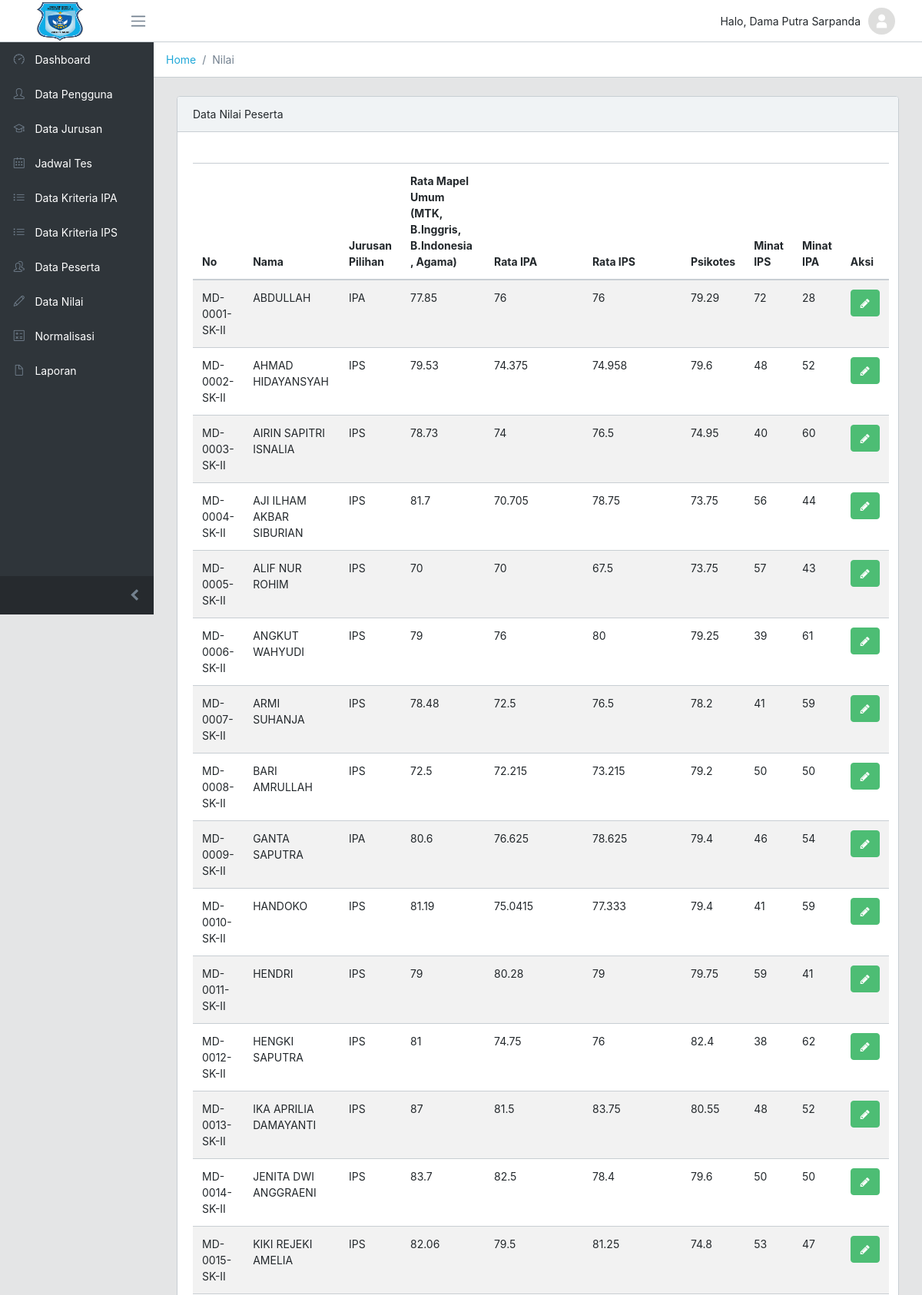
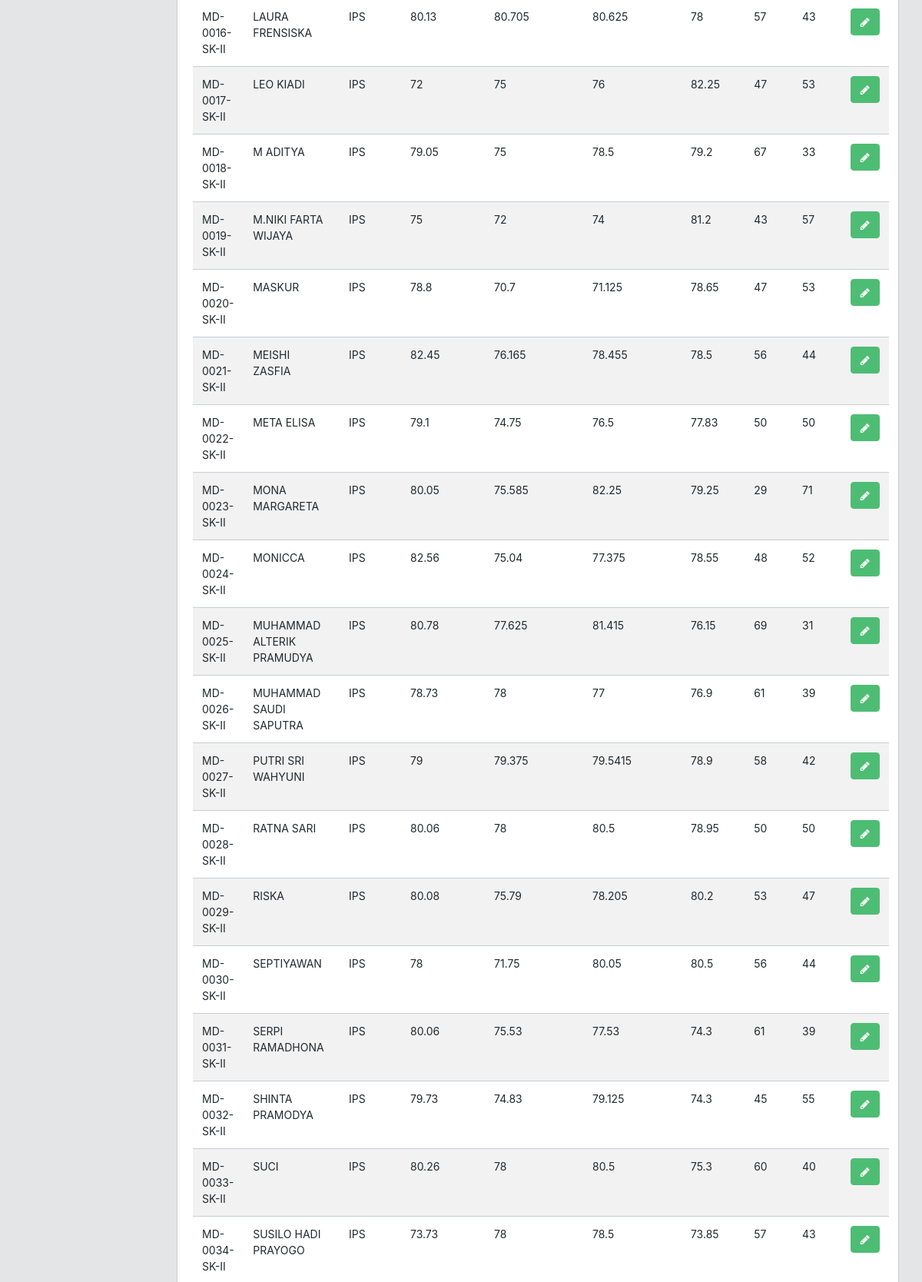
The page /admin/nilai/index.php (signed in, upper part) on the database its author committed (2 pictures, top to bottom).
### tables this page shows
CREATE TABLE `kriteria` (
  `Id_Kriteria` int(11) NOT NULL,
  `Nama_Kriteria` varchar(100) NOT NULL,
  `Bobot` double NOT NULL,
  `Keterangan` varchar(10) NOT NULL
);

CREATE TABLE `peserta` (
  `No_Pendaftaran` varchar(20) NOT NULL,
  `Email` varchar(50) NOT NULL,
  `Password` varchar(15) NOT NULL,
  `NISN` varchar(20) NOT NULL,
  `Id_Jurusan` int(11) NOT NULL,
  `Nama` varchar(50) NOT NULL,
  `Jenis_Kelamin` varchar(1) NOT NULL,
  `Tanggal_Lahir` date NOT NULL,
  `Alamat` varchar(250) DEFAULT NULL,
  `Asal_Sekolah` varchar(30) DEFAULT NULL,
  `Nilai_UN` double NOT NULL,
  `Nilai_Akhir` double DEFAULT NULL,
  `Ranking` int(11) DEFAULT NULL
);

CREATE TABLE `jurusan` (
  `Id_Jurusan` int(11) NOT NULL,
  `Nama_Jurusan` varchar(50) NOT NULL,
  `Kuota` int(11) NOT NULL,
  `L` int(11) NOT NULL,
  `P` int(11) NOT NULL
);

CREATE TABLE `nilai` (
  `Id_Nilai` int(11) NOT NULL,
  `No_Pendaftaran` varchar(20) NOT NULL,
  `C1` double NOT NULL,
  `C2` double NOT NULL,
  `C3` double NOT NULL,
  `C4` double NOT NULL,
  `C5` tinyint(11) NOT NULL,
  `C6` tinyint(11) NOT NULL
);

### admin/nilai/index.php (the view, shortened to what this page needs)
<?php
  include "../../lib/koneksi.php";
  $session_admin = $_SESSION['admin'];
  if(isset($_SESSION['admin']))
  {
    include "../template/header.php";
?>
      <main class="main">
        <ol class="breadcrumb">
          <li class="breadcrumb-item"><a href="../dashboard">Home</a></li>
          <li class="breadcrumb-item active">Nilai</li>
        </ol>
        <div class="container-fluid">
          <div class="animated fadeIn">
            <div class="row">
              <div class="col-md-12">
                <div class="card">
                  <div class="card-header">Data Nilai Peserta</div>
                  <div class="card-body">
                    <table class="table table-responsive-sm table-striped" style="margin-top: 20px">
                      <thead>
                        <tr>
                          <th>No</th>
                          <th>Nama</th>
                          <th>Jurusan Pilihan</th>
                          <?php
                            $tampilkriteria = mysqli_query($mysqli, "SELECT * FROM kriteria");
                            while($kriteria = mysqli_fetch_array($tampilkriteria))
                            {
                          ?>
                          <th><?php echo$kriteria['Nama_Kriteria']; ?></th>
                          <?php
                            }
                          ?>
                          <th>Aksi</th>
                        </tr>
                      </thead>
                      <tbody>
                        <?php
                          $tampilpeserta = mysqli_query($mysqli, "SELECT p.No_Pendaftaran, Nama, Nama_Jurusan, C1, C2, C3, C4, C5, C6 FROM peserta p join jurusan j on p.Id_Jurusan=j.Id_Jurusan join nilai n on p.No_Pendaftaran = n.No_Pendaftaran ORDER BY No_Pendaftaran");
                          while($peserta = mysqli_fetch_array($tampilpeserta))
                          {
                        ?>
                        <tr>
                          <td><?php echo $peserta['No_Pendaftaran']; ?></td>
                          <td><?php echo $peserta['Nama']; ?></td>
                          <td><?php echo $peserta['Nama_Jurusan']; ?></td>
                          <td><?php echo $peserta['C1']; ?></td>
                          <td><?php echo $peserta['C2']; ?></td>
                          <td><?php echo $peserta['C3']; ?></td>
                          <td><?php echo $peserta['C4']; ?></td>
                          <td><?php echo $peserta['C5']; ?></td>
                          <td><?php echo $peserta['C6']; ?></td>
                          <td>
                            <a href="edit_nilai.php?No_Pendaftaran=<?php echo $peserta['No_Pendaftaran']; ?>">
                              <button class="btn btn-success" type="button">
                                <i class="fa fa-pencil"></i>
                              </button>
                            </a>
                          </td>
                        </tr>
                        <?php
                          }
                        ?>
                      </tbody>
                    </table>
                  </div>
                </div>
              </div>
            </div>
          </div>
        </div>
      </main>
<?php
    include "../template/footer.php";
  }
  else
  {
    header("location: ../login/");
  }
?>

### admin/template/header.php (shortened to what this page needs)
<!DOCTYPE html>
<html lang="en">
  <head>
    <link href="../asset/vendors/@coreui/icons/css/coreui-icons.min.css" rel="stylesheet">
    <link href="../asset/vendors/flag-icon-css/css/flag-icon.min.css" rel="stylesheet">
    <link href="../asset/vendors/font-awesome/css/font-awesome.min.css" rel="stylesheet">
    <link href="../asset/vendors/simple-line-icons/css/simple-line-icons.css" rel="stylesheet">
    <link href="../asset/css/style.css" rel="stylesheet">
    <link href="../asset/css/custom.css" rel="stylesheet">
    <link href="../asset/vendors/pace-progress/css/pace.min.css" rel="stylesheet">
  </head>
  <body class="app header-fixed sidebar-fixed aside-menu-fixed sidebar-lg-show">
    <header class="app-header navbar">
      <a class="navbar-brand" href="#">
        <img class="navbar-brand-full" src="../asset/img/brand/logo.png" width="60" height="50" alt="LogoSMA">
      </a>
      <button class="navbar-toggler sidebar-toggler d-md-down-none" type="button" data-toggle="sidebar-lg-show">
        <span class="navbar-toggler-icon"></span>
      </button>
      <ul class="nav navbar-nav ml-auto">
        <?php
          $tampiladmin = mysqli_query($mysqli, "SELECT * FROM admin WHERE Id_Admin = '$session_admin'");
          $adm = mysqli_fetch_assoc($tampiladmin);
        ?>
        <li class="nav-item d-md-down-none nama_admin">
          Halo, <?php echo $adm['Nama']; ?>
        </li>
        <li class="nav-item dropdown" style="margin-right: 25px">
          <a class="nav-link" data-toggle="dropdown" href="#" role="button" aria-haspopup="true" aria-expanded="false">
            <img class="img-avatar" src="../asset/img/avatars/no-profile-picture.png" alt="admin@bootstrapmaster.com">
          </a>
        </li>
      </ul>
    </header>
    <div class="app-body">
      <div class="sidebar">
        <nav class="sidebar-nav">
          <ul class="nav">
            <li class="nav-item">
              <a class="nav-link" href="../dashboard">
                <i class="nav-icon icon-speedometer"></i> Dashboard
              </a>
            </li>
            <li class="nav-item">
              <a class="nav-link" href="../pengguna">
                <i class="nav-icon icon-user"></i> Data Pengguna
              </a>
            </li>
            <li class="nav-item">
              <a class="nav-link" href="../jurusan">
                <i class="nav-icon icon-graduation"></i> Data Jurusan
              </a>
            </li>
            <li class="nav-item">
              <a class="nav-link" href="../jadwal">
                <i class="nav-icon icon-calendar"></i> Jadwal Tes
              </a>
            </li>
            <li class="nav-item">
              <a class="nav-link" href="../kriteria">
                <i class="nav-icon icon-list"></i> Data Kriteria IPA
              </a>
            </li>
            <li class="nav-item">
              <a class="nav-link" href="../kriteria2">
                <i class="nav-icon icon-list"></i> Data Kriteria IPS
              </a>
            </li>
            <li class="nav-item">
              <a class="nav-link" href="../peserta">
                <i class="nav-icon icon-people"></i> Data Peserta
              </a>
            </li>
            <li class="nav-item">
              <a class="nav-link" href="../nilai">
                <i class="nav-icon icon-pencil"></i> Data Nilai
              </a>
            </li>
            <li class="nav-item">
              <a class="nav-link" href="../normalisasi">
                <i class="nav-icon icon-calculator"></i> Normalisasi
              </a>
            </li>
            <li class="nav-item">
              <a class="nav-link" href="../laporan">
                <i class="nav-icon icon-doc"></i> Laporan
              </a>
            </li>
          </ul>
        </nav>
        <button class="sidebar-minimizer brand-minimizer" type="button"></button>
      </div>

### rows shown on the page
kriteria: Nama_Kriteria "Rata Mapel Umum (MTK, B.Inggris, B.Indonesia, Agama)"
kriteria: Nama_Kriteria "Rata IPA"
kriteria: Nama_Kriteria "Rata IPS"
kriteria: Nama_Kriteria "Psikotes"
kriteria: Nama_Kriteria "Minat IPS"
kriteria: Nama_Kriteria "Minat IPA"
peserta: No_Pendaftaran "MD-0001-SK-II", Nama "ABDULLAH", Id_Jurusan.Nama_Jurusan "IPA", nilai.C1 "77.85", nilai.C2 "76", nilai.C3 "76", nilai.C4 "79.29", nilai.C5 "72", nilai.C6 "28"
peserta: No_Pendaftaran "MD-0002-SK-II", Nama "AHMAD HIDAYANSYAH", Id_Jurusan.Nama_Jurusan "IPS", nilai.C1 "79.53", nilai.C2 "74.375", nilai.C3 "74.958", nilai.C4 "79.6", nilai.C5 "48", nilai.C6 "52"
peserta: No_Pendaftaran "MD-0003-SK-II", Nama "AIRIN SAPITRI ISNALIA", Id_Jurusan.Nama_Jurusan "IPS", nilai.C1 "78.73", nilai.C2 "74", nilai.C3 "76.5", nilai.C4 "74.95", nilai.C5 "40", nilai.C6 "60"
peserta: No_Pendaftaran "MD-0004-SK-II", Nama "AJI ILHAM AKBAR SIBURIAN", Id_Jurusan.Nama_Jurusan "IPS", nilai.C1 "81.7", nilai.C2 "70.705", nilai.C3 "78.75", nilai.C4 "73.75", nilai.C5 "56", nilai.C6 "44"
peserta: No_Pendaftaran "MD-0005-SK-II", Nama "ALIF NUR ROHIM", Id_Jurusan.Nama_Jurusan "IPS", nilai.C1 "70", nilai.C2 "70", nilai.C3 "67.5", nilai.C4 "73.75", nilai.C5 "57", nilai.C6 "43"
peserta: No_Pendaftaran "MD-0006-SK-II", Nama "ANGKUT WAHYUDI", Id_Jurusan.Nama_Jurusan "IPS", nilai.C1 "79", nilai.C2 "76", nilai.C3 "80", nilai.C4 "79.25", nilai.C5 "39", nilai.C6 "61"
peserta: No_Pendaftaran "MD-0007-SK-II", Nama "ARMI SUHANJA", Id_Jurusan.Nama_Jurusan "IPS", nilai.C1 "78.48", nilai.C2 "72.5", nilai.C3 "76.5", nilai.C4 "78.2", nilai.C5 "41", nilai.C6 "59"
peserta: No_Pendaftaran "MD-0008-SK-II", Nama "BARI AMRULLAH", Id_Jurusan.Nama_Jurusan "IPS", nilai.C1 "72.5", nilai.C2 "72.215", nilai.C3 "73.215", nilai.C4 "79.2", nilai.C5 "50", nilai.C6 "50"
peserta: No_Pendaftaran "MD-0009-SK-II", Nama "GANTA SAPUTRA", Id_Jurusan.Nama_Jurusan "IPA", nilai.C1 "80.6", nilai.C2 "76.625", nilai.C3 "78.625", nilai.C4 "79.4", nilai.C5 "46", nilai.C6 "54"
peserta: No_Pendaftaran "MD-0010-SK-II", Nama "HANDOKO", Id_Jurusan.Nama_Jurusan "IPS", nilai.C1 "81.19", nilai.C2 "75.0415", nilai.C3 "77.333", nilai.C4 "79.4", nilai.C5 "41", nilai.C6 "59"
peserta: No_Pendaftaran "MD-0011-SK-II", Nama "HENDRI", Id_Jurusan.Nama_Jurusan "IPS", nilai.C1 "79", nilai.C2 "80.28", nilai.C3 "79", nilai.C4 "79.75", nilai.C5 "59", nilai.C6 "41"
peserta: No_Pendaftaran "MD-0012-SK-II", Nama "HENGKI SAPUTRA", Id_Jurusan.Nama_Jurusan "IPS", nilai.C1 "81", nilai.C2 "74.75", nilai.C3 "76", nilai.C4 "82.4", nilai.C5 "38", nilai.C6 "62"
peserta: No_Pendaftaran "MD-0013-SK-II", Nama "IKA APRILIA DAMAYANTI", Id_Jurusan.Nama_Jurusan "IPS", nilai.C1 "87", nilai.C2 "81.5", nilai.C3 "83.75", nilai.C4 "80.55", nilai.C5 "48", nilai.C6 "52"
peserta: No_Pendaftaran "MD-0014-SK-II", Nama "JENITA DWI ANGGRAENI", Id_Jurusan.Nama_Jurusan "IPS", nilai.C1 "83.7", nilai.C2 "82.5", nilai.C3 "78.4", nilai.C4 "79.6", nilai.C5 "50", nilai.C6 "50"
peserta: No_Pendaftaran "MD-0015-SK-II", Nama "KIKI REJEKI AMELIA", Id_Jurusan.Nama_Jurusan "IPS", nilai.C1 "82.06", nilai.C2 "79.5", nilai.C3 "81.25", nilai.C4 "74.8", nilai.C5 "53", nilai.C6 "47"
peserta: No_Pendaftaran "MD-0016-SK-II", Nama "LAURA FRENSISKA", Id_Jurusan.Nama_Jurusan "IPS", nilai.C1 "80.13", nilai.C2 "80.705", nilai.C3 "80.625", nilai.C4 "78", nilai.C5 "57", nilai.C6 "43"
peserta: No_Pendaftaran "MD-0017-SK-II", Nama "LEO KIADI", Id_Jurusan.Nama_Jurusan "IPS", nilai.C1 "72", nilai.C2 "75", nilai.C3 "76", nilai.C4 "82.25", nilai.C5 "47", nilai.C6 "53"
peserta: No_Pendaftaran "MD-0018-SK-II", Nama "M ADITYA", Id_Jurusan.Nama_Jurusan "IPS", nilai.C1 "79.05", nilai.C2 "75", nilai.C3 "78.5", nilai.C4 "79.2", nilai.C5 "67", nilai.C6 "33"
peserta: No_Pendaftaran "MD-0019-SK-II", Nama "M.NIKI FARTA WIJAYA", Id_Jurusan.Nama_Jurusan "IPS", nilai.C1 "75", nilai.C2 "72", nilai.C3 "74", nilai.C4 "81.2", nilai.C5 "43", nilai.C6 "57"
peserta: No_Pendaftaran "MD-0020-SK-II", Nama "MASKUR", Id_Jurusan.Nama_Jurusan "IPS", nilai.C1 "78.8", nilai.C2 "70.7", nilai.C3 "71.125", nilai.C4 "78.65", nilai.C5 "47", nilai.C6 "53"
peserta: No_Pendaftaran "MD-0021-SK-II", Nama "MEISHI ZASFIA", Id_Jurusan.Nama_Jurusan "IPS", nilai.C1 "82.45", nilai.C2 "76.165", nilai.C3 "78.455", nilai.C4 "78.5", nilai.C5 "56", nilai.C6 "44"
peserta: No_Pendaftaran "MD-0022-SK-II", Nama "META ELISA", Id_Jurusan.Nama_Jurusan "IPS", nilai.C1 "79.1", nilai.C2 "74.75", nilai.C3 "76.5", nilai.C4 "77.83", nilai.C5 "50", nilai.C6 "50"
peserta: No_Pendaftaran "MD-0023-SK-II", Nama "MONA MARGARETA", Id_Jurusan.Nama_Jurusan "IPS", nilai.C1 "80.05", nilai.C2 "75.585", nilai.C3 "82.25", nilai.C4 "79.25", nilai.C5 "29", nilai.C6 "71"
peserta: No_Pendaftaran "MD-0024-SK-II", Nama "MONICCA", Id_Jurusan.Nama_Jurusan "IPS", nilai.C1 "82.56", nilai.C2 "75.04", nilai.C3 "77.375", nilai.C4 "78.55", nilai.C5 "48", nilai.C6 "52"
peserta: No_Pendaftaran "MD-0025-SK-II", Nama "MUHAMMAD ALTERIK PRAMUDYA", Id_Jurusan.Nama_Jurusan "IPS", nilai.C1 "80.78", nilai.C2 "77.625", nilai.C3 "81.415", nilai.C4 "76.15", nilai.C5 "69", nilai.C6 "31"
peserta: No_Pendaftaran "MD-0026-SK-II", Nama "MUHAMMAD SAUDI SAPUTRA", Id_Jurusan.Nama_Jurusan "IPS", nilai.C1 "78.73", nilai.C2 "78", nilai.C3 "77", nilai.C4 "76.9", nilai.C5 "61", nilai.C6 "39"
peserta: No_Pendaftaran "MD-0027-SK-II", Nama "PUTRI SRI WAHYUNI", Id_Jurusan.Nama_Jurusan "IPS", nilai.C1 "79", nilai.C2 "79.375", nilai.C3 "79.5415", nilai.C4 "78.9", nilai.C5 "58", nilai.C6 "42"
peserta: No_Pendaftaran "MD-0028-SK-II", Nama "RATNA SARI", Id_Jurusan.Nama_Jurusan "IPS", nilai.C1 "80.06", nilai.C2 "78", nilai.C3 "80.5", nilai.C4 "78.95", nilai.C5 "50", nilai.C6 "50"
peserta: No_Pendaftaran "MD-0029-SK-II", Nama "RISKA", Id_Jurusan.Nama_Jurusan "IPS", nilai.C1 "80.08", nilai.C2 "75.79", nilai.C3 "78.205", nilai.C4 "80.2", nilai.C5 "53", nilai.C6 "47"
peserta: No_Pendaftaran "MD-0030-SK-II", Nama "SEPTIYAWAN", Id_Jurusan.Nama_Jurusan "IPS", nilai.C1 "78", nilai.C2 "71.75", nilai.C3 "80.05", nilai.C4 "80.5", nilai.C5 "56", nilai.C6 "44"
peserta: No_Pendaftaran "MD-0031-SK-II", Nama "SERPI RAMADHONA", Id_Jurusan.Nama_Jurusan "IPS", nilai.C1 "80.06", nilai.C2 "75.53", nilai.C3 "77.53", nilai.C4 "74.3", nilai.C5 "61", nilai.C6 "39"
peserta: No_Pendaftaran "MD-0032-SK-II", Nama "SHINTA PRAMODYA", Id_Jurusan.Nama_Jurusan "IPS", nilai.C1 "79.73", nilai.C2 "74.83", nilai.C3 "79.125", nilai.C4 "74.3", nilai.C5 "45", nilai.C6 "55"
peserta: No_Pendaftaran "MD-0033-SK-II", Nama "SUCI", Id_Jurusan.Nama_Jurusan "IPS", nilai.C1 "80.26", nilai.C2 "78", nilai.C3 "80.5", nilai.C4 "75.3", nilai.C5 "60", nilai.C6 "40"
peserta: No_Pendaftaran "MD-0034-SK-II", Nama "SUSILO HADI PRAYOGO", Id_Jurusan.Nama_Jurusan "IPS", nilai.C1 "73.73", nilai.C2 "78", nilai.C3 "78.5", nilai.C4 "73.85", nilai.C5 "57", nilai.C6 "43"

### other values the page prints
$adm['Nama'] "Dama Putra Sarpanda"
